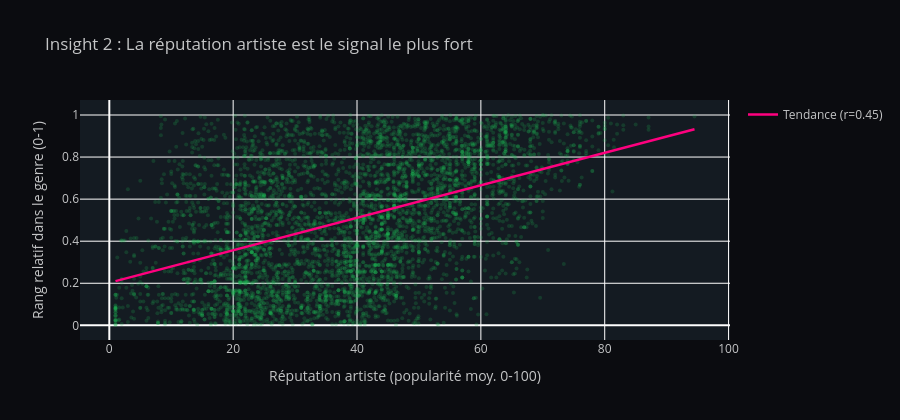

The notebook cell saved with this chart:
### Code cell
# ── GRAPHIQUE 2 : Réputation artiste vs Rang relatif ────────────────────────
df_sample = df.sample(min(5000, len(df)), random_state=42)
x_vals = df_sample['artist_reputation'].values
y_vals = df_sample['pop_rank_in_genre'].values
m, b   = np.polyfit(x_vals, y_vals, 1)

fig2 = go.Figure()
fig2.add_trace(go.Scatter(
    x=x_vals, y=y_vals, mode='markers',
    marker=dict(color='#1DB954', opacity=0.2, size=4),
    hoverinfo='skip', showlegend=False
))
fig2.add_trace(go.Scatter(
    x=[x_vals.min(), x_vals.max()],
    y=[m*x_vals.min()+b, m*x_vals.max()+b],
    mode='lines', line=dict(color='#ff007f', width=2.5),
    name=f'Tendance (r={np.corrcoef(x_vals, y_vals)[0,1]:.2f})'
))

fig2.update_layout(
    title="Insight 2 : La réputation artiste est le signal le plus fort",
    xaxis_title="Réputation artiste (popularité moy. 0-100)",
    yaxis_title="Rang relatif dans le genre (0-1)",
    height=420, paper_bgcolor='#0b0c10', plot_bgcolor='#141b22',
    font_color='#c5c6c7',
    legend=dict(bgcolor='rgba(0,0,0,0)')
)
fig2.show()

### Figure 1 — Plotly figure (JSON) as saved in the notebook; plotly's stock layout.template omitted (floating-point values rounded to 4 significant figures; data arrays with more than 128 entries replaced by an {"elided": "..."} marker saying what was removed)
{"data": [{"hoverinfo": "skip", "marker": {"color": "#1DB954", "opacity": 0.2, "size": 4}, "mode": "markers", "showlegend": false, "type": "scatter", "x": {"elided": "5000 float values"}, "y": {"elided": "5000 float values"}}, {"line": {"color": "#ff007f", "width": 2.5}, "mode": "lines", "name": "Tendance (r=0.45)", "type": "scatter", "x": [1.0, 94.5], "y": [0.2102, 0.9322]}], "layout": {"font": {"color": "#c5c6c7"}, "height": 420, "legend": {"bgcolor": "rgba(0,0,0,0)"}, "paper_bgcolor": "#0b0c10", "plot_bgcolor": "#141b22", "title": {"text": "Insight 2 : La réputation artiste est le signal le plus fort"}, "xaxis": {"title": {"text": "Réputation artiste (popularité moy. 0-100)"}}, "yaxis": {"title": {"text": "Rang relatif dans le genre (0-1)"}}}}
